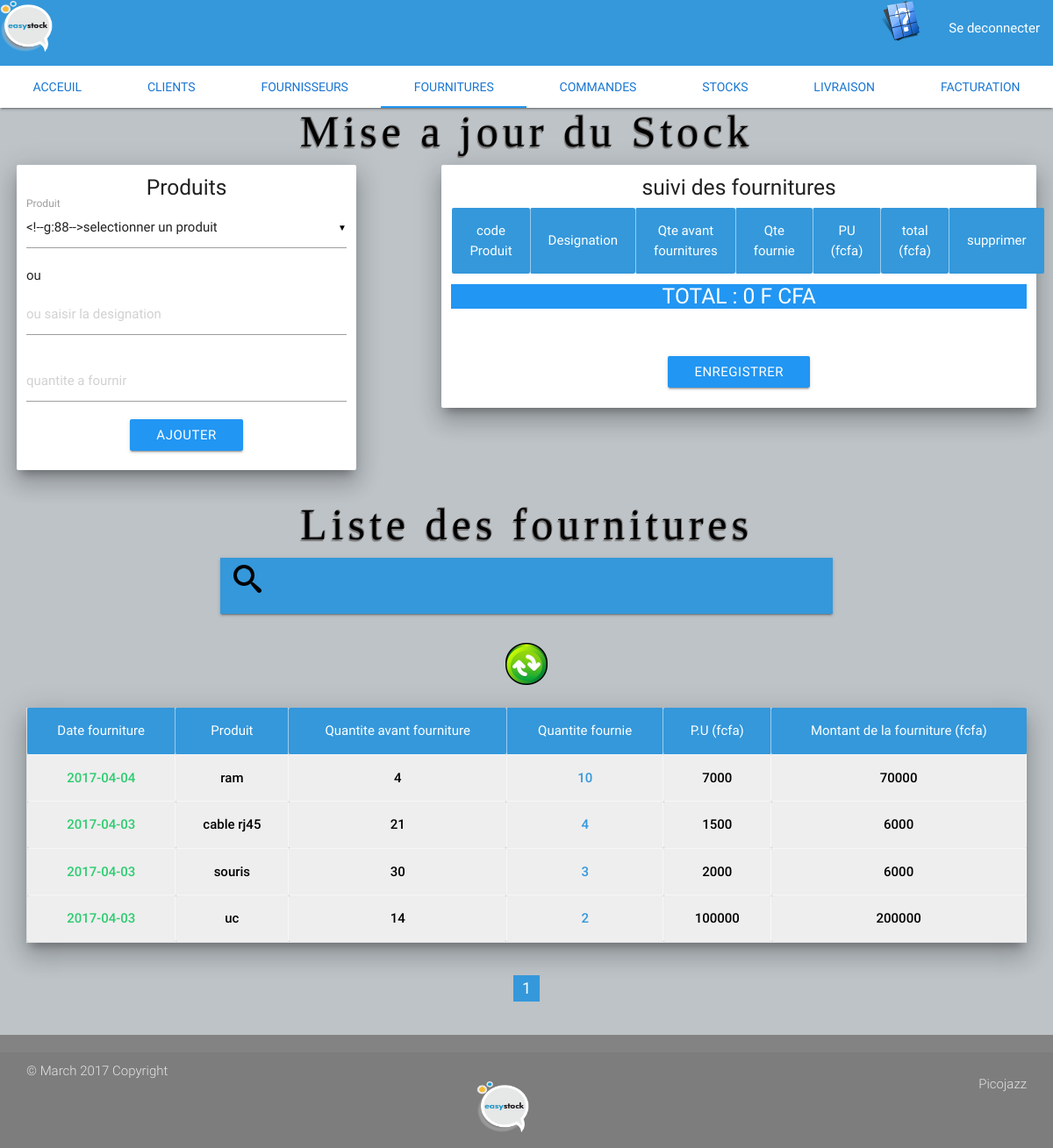
Page /php/fourniture.php (signed in) on the committed database.
### tables this page shows
CREATE TABLE IF NOT EXISTS `fourniture` (
  `codefournt` int(11) NOT NULL AUTO_INCREMENT,
  `datefournt` date NOT NULL,
  PRIMARY KEY (`codefournt`)
);

CREATE TABLE IF NOT EXISTS `produit` (
  `codeprod` int(11) NOT NULL AUTO_INCREMENT,
  `designation` varchar(255) NOT NULL,
  `qte` int(11) NOT NULL,
  `pu` int(11) NOT NULL,
  `codefour` int(11) NOT NULL,
  PRIMARY KEY (`codeprod`)
);

CREATE TABLE IF NOT EXISTS `prodfournt` (
  `id` int(11) NOT NULL AUTO_INCREMENT,
  `codeprod` int(11) NOT NULL,
  `codefournt` int(11) NOT NULL,
  `qteav` int(11) NOT NULL,
  `qtefr` int(11) NOT NULL,
  PRIMARY KEY (`id`)
);

### php/fourniture.php (the view, shortened to what this page needs)
<?php
    if (isset($_POST['rech'])) {
      $rech=$_POST['rech'];
      $reqt="SELECT datefournt,designation,qteav,qtefr,pu,pu*qtefr as montant  FROM fourniture f,prodfournt pf,produit p WHERE f.codefournt=pf.codefournt AND pf.codeprod=p.codeprod ORDER BY f.codefournt DESC ";
    $verift=mysql_query($reqt)or die(mysql_error());
    $nbAll=mysql_num_rows($verift);
      $nPage = 10;
      $page = ceil($nbAll/$nPage);
      if (isset($_GET['p']) && $_GET['p'] > 0 && $_GET['p'] <= $page) {
       $pageActuel = $_GET['p'] ;
      }else{
        $pageActuel = 1 ;
      }
      $reqc="SELECT datefournt,designation,qteav,qtefr,pu,pu*qtefr as montant  FROM fourniture f,prodfournt pf,produit p WHERE f.codefournt=pf.codefournt AND pf.codeprod=p.codeprod AND (datefournt like '%$rech%' OR designation like '%$rech%' OR qteav like '%$rech%' OR qtefr like '%$rech%' OR pu like '%$rech%' ) ORDER BY f.codefournt DESC LIMIT ".(($pageActuel - 1)*$nPage).",$nPage";
      $verifc=mysql_query($reqc)or die(mysql_error());
        }else{
    $reqt="SELECT datefournt,designation,qteav,qtefr,pu,pu*qtefr as montant  FROM fourniture f,prodfournt pf,produit p WHERE f.codefournt=pf.codefournt AND pf.codeprod=p.codeprod ORDER BY f.codefournt DESC ";
    $verift=mysql_query($reqt)or die(mysql_error());
    $nbAll=mysql_num_rows($verift);
      $nPage = 10;
      $page = ceil($nbAll/$nPage);
      if (isset($_GET['p']) && $_GET['p'] > 0 && $_GET['p'] <= $page) {
       $pageActuel = $_GET['p'] ;
      }else{
        $pageActuel = 1 ;
      }
      $reqc="SELECT datefournt,designation,qteav,qtefr,pu,pu*qtefr as montant  FROM fourniture f,prodfournt pf,produit p WHERE f.codefournt=pf.codefournt AND pf.codeprod=p.codeprod ORDER BY f.codefournt DESC LIMIT ".(($pageActuel - 1)*$nPage).",$nPage";
      $verifc=mysql_query($reqc)or die(mysql_error());
        }
 ?>
<!DOCTYPE html>
<html lang="en">
<head>
	<link rel="stylesheet" href="../css/materialize.min.css">
	<link rel="stylesheet" href="../css/myCss.css">
  <link rel="stylesheet" href="../css/awesomplete.css">
</head>
<body>
<nav class="nav-extended ">
    <div class="nav-wrapper ">
      <a href="home.php" class="brand-logo "><img src="../image/easystock.png" width="60px" height="60px"></a>
      <ul id="nav-mobile" class="right">
        <li><a href="aide.php"><img  src="../image/aide.png" alt=""></a></li>
        <li><a href="moduleAuthentification.php?erreur=logout">Se deconnecter</a></li>
      </ul>
    </div>
    <div class="nav-content">
      <ul  class="tabs  tabs-fixed-width">
        <li class="tab "><a target="_self" class="blue-text text-darken-2 " href="home.php">Acceuil</a></li>
        <li class="tab "><a target="_self" class="blue-text text-darken-2 " href="admin.php">clients</a></li>
        <li class="tab "><a target="_self" class="blue-text text-darken-2 " href="fournisseurs.php">fournisseurs</a></li>
        <li class="tab "><a target="_self" class="blue-text text-darken-2 active" href="fourniture.php">fournitures</a></li>
        <li class="tab "><a target="_self" class="blue-text text-darken-2" href="commandes.php">Commandes</a></li>
        <li class="tab "><a target="_self" class="blue-text text-darken-2 " href="produits.php">stocks</a></li>
        <li class="tab "><a target="_self" class="blue-text text-darken-2 " href="livraison.php">livraison</a></li>
        <li class="tab "><a target="_self" class="blue-text text-darken-2 " href="facturation.php">facturation</a></li>
      </ul>
    </div>
</nav>
    <div class="container center">
      <div class="row">
        <h3 class="center titre">Mise a jour du Stock</h3>
        <div class="card-panel col s4 center com z-depth-5">
          <h5 class=" center">Produits</h5>
          <form method="post" action="" class="ajoutPanier">
          <div class="input-field ">
            <label>Produit</label>
          </div><p>ou</p>
          <input  class="awesomplete" list="mylist" type="text" placeholder="ou saisir la designation" name="des" id="desi">
          <div class="input-field qtecmdd">
          <input placeholder="quantite a fournir"  type="text" name="qtecmd" required>
          </div>
        <button type="submit" class=" btn blue waves-effect">Ajouter </button>
        </form>
          <br>        </div>
        <div class="card-panel col s7 offset-s1 center  z-depth-5">
          <h5 class=" center">suivi des fournitures</h5>
          <table class="panier" style="overflow: hidden;">
            <tbody>
              <tr>
                <th>code Produit</th>
                <th>Designation</th>
                <th>Qte avant fournitures</th>
                <th>Qte fournie</th>
                <th>PU (fcfa)</th>
                <th>total (fcfa)</th>
                <th>supprimer</th>
              </tr>
            </tbody>
          </table>
          <h5 class="total blue white-text center">TOTAL : 0 F CFA</h5><br>
          <br>
          <button   class="cmd btn waves-effect blue ">Enregistrer</button>
          <br><br>
        </div>
      </div>
      <div class="row">
          <h4 class="titre center">Liste des fournitures</h4>
          <nav style="width:60%;margin:0 auto;" >
    <div class="nav-wrapper">
      <form method="post" action="fourniture.php">
        <div class="input-field">
          <input id="search" type="search" name="rech">
          <label class="label-icon" for="search"><i class="material-icons"><img src='../image/rech.png' height="32" width="32"></i></label>
          <i class="material-icons">&times</i>
        </div>
      </form>
    </div>
  </nav>
  <br>
          <div class="center">
    <a href="fourniture.php"  ><img src="../image/refresh.png"></a>
    </div>
      </div>
      <table class="z-depth-5">
            <tbody>
              <tr>
                <th>Date fourniture</th>
                <th>Produit</th>
                <th>Quantite avant fourniture</th>
                <th>Quantite fournie</th>
                <th>P.U (fcfa)</th>
                <th>Montant de la fourniture (fcfa)</th>
              </tr>
      <?php while ( $recupc=mysql_fetch_assoc($verifc)) { ?>
              <tr>
                <td style="color:#2ecc71;"><?php echo $recupc['datefournt']; ?></td>
                <td ><?php echo $recupc['designation']; ?></td>
                <td><?php echo $recupc['qteav']; ?></td>
                <td style="color:#3498db;"><?php echo $recupc['qtefr']; ?></td>
                <td><?php echo $recupc['pu']; ?></td>
                <td><?php echo $recupc['montant']; ?></td>
              </tr>
    <?php } ?>
            </tbody>
          </table>
          <br>
            <ul class="pagination center">
        <?php for ($i=1; $i<=$page ; $i++) {  ?>
      <?php if ($i == $pageActuel){ ?>
        <li class="active"><a href="commandes.php?p=<?php echo $i ?>"><?php echo $i ?></a></li>
      <?php }else{ ?>
    <li class="waves-effect"><a href="commandes.php?p=<?php echo $i ?>"><?php echo $i ?></a></li>
    <?php } ?>
        <?php } ?>
      </ul>
      <br>
    </div>
    <footer class="page-footer ">
          <div class="footer-copyright">
            <div class="container">
            © March 2017 Copyright <p class="right"> Picojazz</p>
            <div class="center"><img src="../image/easystock.png" width="60px" height="60px"></div>
            </div>
          </div>
        </footer>
</body>
</html>

### css/myCss.css (style rules this page uses)
body { background-color: #bdc3c7; display: flex; //min-height: 100vh !important; flex-direction: column; height: auto; }
nav { background-color: #3498db ; }
.container { width: 95% !important; }
.row div { margin-top: 10px; }
th { background-color: #3498db; color: white; font-weight: normal; padding: 15px 20px; text-align: center; //opacity: 0.9; border-left: 1px solid rgba(255, 255, 255, .5); }
td { background-color: rgb(238, 238, 238); //background-color: white; color: rgb(111, 111, 111); color:black; padding: 15px 20px; text-align: center; //opacity: 0.9; font-weight: 500; border: 1px solid rgba(255, 255, 255, .5); }
.titre { //padding-top: 5px; //padding-bottom: 5px; margin-top: 0; margin-bottom: 0; color: black; //background-color: #e7e5e4; font-family: 'Gabriela', serif; font-size: 50px; letter-spacing: .10em; //text-align: center; text-shadow: 1px -1px 0 #767676, -1px 2px 1px #767474; }
.pagination li.active a { background-color: #3498db !important ; }
.page-footer { background-color: #838383 !important; }
li { list-style-type: none; }

### css/awesomplete.css (style rules this page uses)
.awesomplete { position: relative; }
.awesomplete > input { //display: block; }

### rows in the picture
fourniture: datefournt "2017-04-04", produit.designation "ram", prodfournt.qteav "4", prodfournt.qtefr "10", produit.pu "7000", montant "70000"
fourniture: datefournt "2017-04-03", produit.designation "cable rj45", prodfournt.qteav "21", prodfournt.qtefr "4", produit.pu "1500", montant "6000"
fourniture: datefournt "2017-04-03", produit.designation "souris", prodfournt.qteav "30", prodfournt.qtefr "3", produit.pu "2000", montant "6000"
fourniture: datefournt "2017-04-03", produit.designation "uc", prodfournt.qteav "14", prodfournt.qtefr "2", produit.pu "100000", montant "200000"
